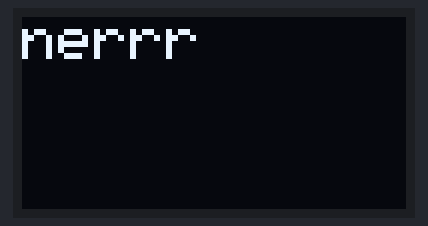
A sketch run on a simulated ESP32. Parts: 128×64 one-colour display.

Above: at 0.1 s.
At 1.24 s:
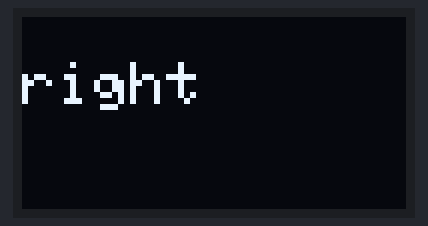
At 2.2 s:
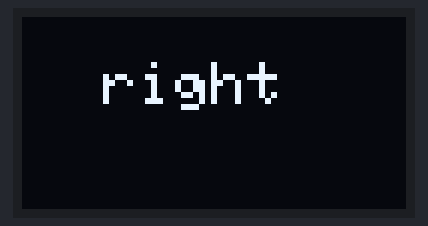
At 3.16 s:
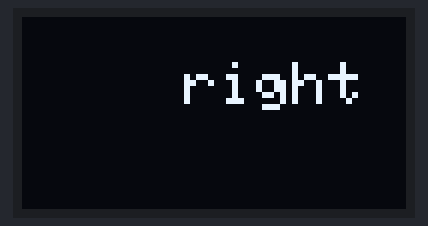
At 4.12 s:
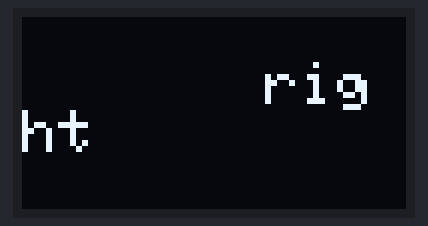
At 5.44 s:
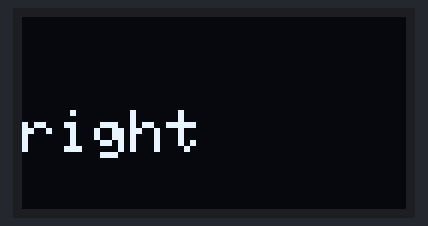

The sketch:

oled_dec23a.ino
```cpp
#include<Wire.h>//i2c
#include<Adafruit_GFX.h>//pixcel
#include<Adafruit_SSD1306.h>//driver
int width=128;
int height =64;
int Addr=0x3C;
//int sda=21,scl=22;
int sda=17,scl=16;
Adafruit_SSD1306 esp_oled (width,height,&Wire);
void setup() {
Wire.begin(sda,scl);

esp_oled.begin(SSD1306_SWITCHCAPVCC,Addr);
}

void loop() {
esp_oled.clearDisplay();
esp_oled.setTextSize(2);

esp_oled.setCursor(0,0);
esp_oled.setTextColor(WHITE,BLACK);

esp_oled.print("nerrr");
esp_oled.display();
delay(1000);
right_Scroll();
}
void right_Scroll(){
  for(int i=0;i<width;i++){
    esp_oled.clearDisplay();
    esp_oled.setTextSize(2);

    esp_oled.setCursor(i,15);
    esp_oled.setTextColor(WHITE,BLACK);

    esp_oled.print("right");
    esp_oled.display();
    delay(10);
}

}
```

Measured:
- by itself, everything shown: repeats every 5.6 s, in 15 steps
